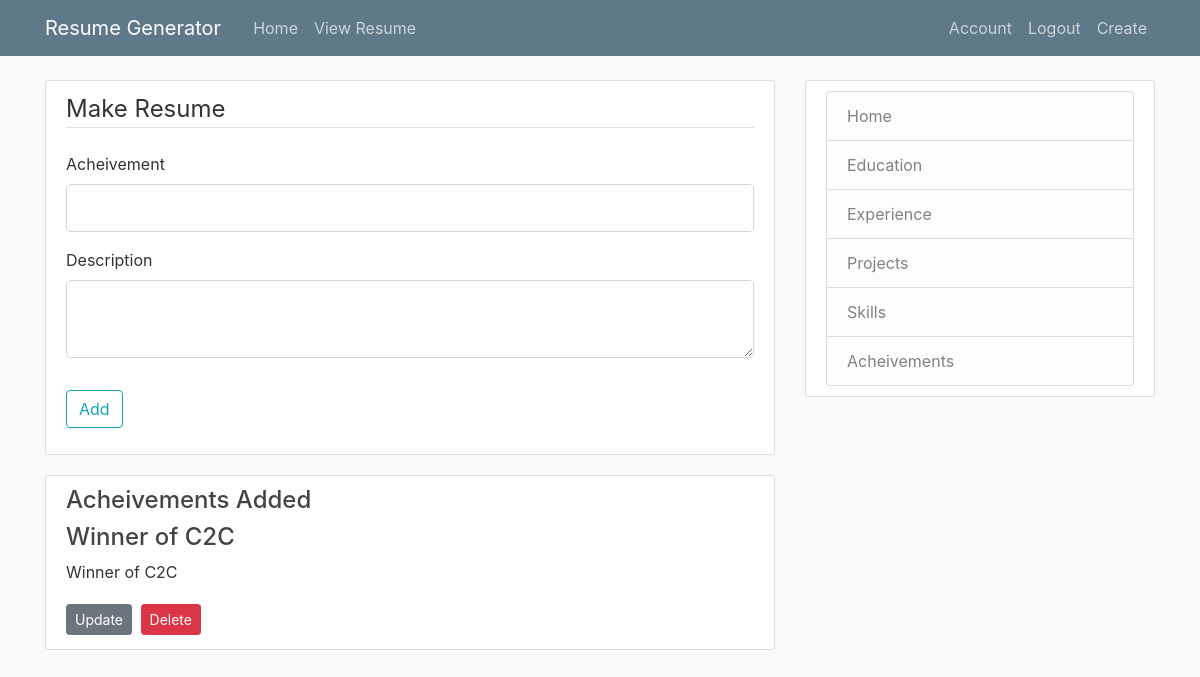
The app's page /resume/new/acheive (signed in), older data.
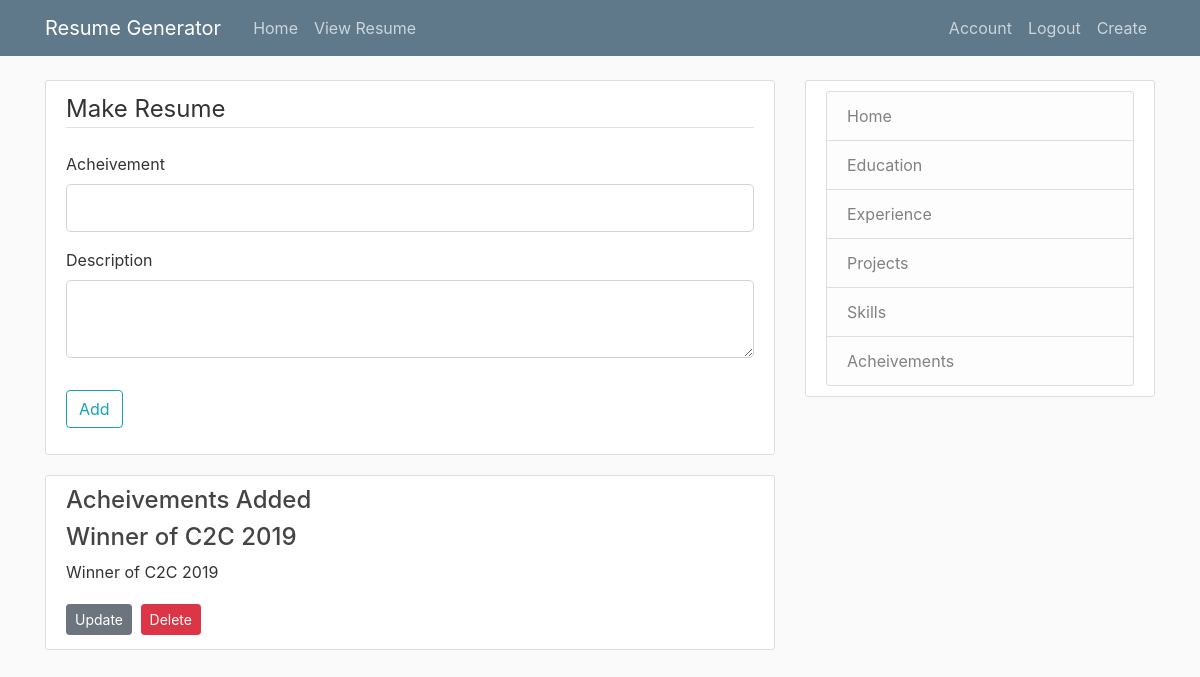
The same page, newer data.
### resume/models.py (models this page shows)
class achievements(db.Model):
    id = db.Column(db.Integer, primary_key=True)
    achname = db.Column(db.String(100),nullable=False)
    achdesc = db.Column(db.Text(100),nullable=False)
    user_id= db.Column(db.Integer,db.ForeignKey('user.id'),nullable=False)

### resume/routes.py (the view)
@app.route("/resume/new/acheive",methods=['GET','POST'])
@login_required
def postacheive():
    form = achieve()
    achadded = achievements.query.filter_by(ach=current_user).all()
    if form.validate_on_submit():
        acheive = achievements(achname=form.achname.data,achdesc=form.achname.data,ach=current_user)
        db.session.add(acheive)
        db.session.commit()
        return redirect(url_for("postskills"))
    return render_template("acheive.html",title="Acheivements",form=form,achadded=achadded)

### resume/forms.py
class achieve(FlaskForm):
    achname = StringField("Acheivement",
        validators=[DataRequired(),Length(min=3)])
    achdesc = TextAreaField("Description",
        validators=[Length(min=10)])
    submit = SubmitField("Add")

### resume/models.py (called while the page is built)
@login_manager.user_loader
def load_user(id):
    return user.query.get(int(id))

### resume/templates/acheive.html (shortened to what this page needs)
{%  extends "layout.html" %}
{% block content %}
<div class="content-section">
    <form method="POST" action="">
        <fieldset class="form-group" id="cloneunder">
            <legend class="border-bottom mb-4">Make Resume</legend>
            <div class="form-group" id="skillclass">
                {{ form.achname.label(class="form-control-label") }}
                {% if form.achname.errors %}
                    {{ form.achname(class="form-control form-control-lg is-invalid") }}
                <div class="invalid-feedback">
                    {% for error in form.achname.errors %}
                    <span>{{error}} </span>
                    {% endfor %}
                </div>
                {% else %}
                {{ form.achname(class="form-control form-control-lg") }}
                {% endif %}
            </div>
            <div class="form-group" id="skillclass">
                {{ form.achdesc.label(class="form-control-label") }}
                {% if form.achdesc.errors %}
                    {{ form.achdesc(class="form-control form-control-lg is-invalid") }}
                <div class="invalid-feedback">
                    {% for error in form.achdesc.errors %}
                    <span>{{error}} </span>
                    {% endfor %}
                </div>
                {% else %}
                {{ form.achdesc(class="form-control form-control-lg") }}
                {% endif %}
            </div>
            </fieldset>
            <div class="form-group">
                {{ form.submit(class="btn btn-outline-info") }}
            </div>
    </form>
</div>
{% if achadded and title=="Acheivements"  %}
    <div class="content-section">
        <h4>Acheivements Added  </h4>
        {% for acheive in achadded %}
        <article>
            <h4 class="artile-title">{{ acheive.achname }}</h4>
            <p class="article-content">{{ acheive.achdesc }}</p>
        </article>
        <div>
            <a class="btn btn-secondary btn-sm mt-1 mb-1" href="{{ url_for('update_acheive', acheive_id=acheive.id) }}">Update</a>
            <button type="button" class="btn btn-danger btn-sm m-1" data-toggle="modal" data-target="#deleteModal">Delete</button>
          </div>
        {% endfor %}
    </div>
{% endif %}
{%  endblock content  %}

Row changes from the older to the newer data that the page shows:
removed achievements: achname "Winner of C2C", achdesc "Winner of C2C"
added achievements: achname "Winner of C2C 2019", achdesc "Winner of C2C 2019"
